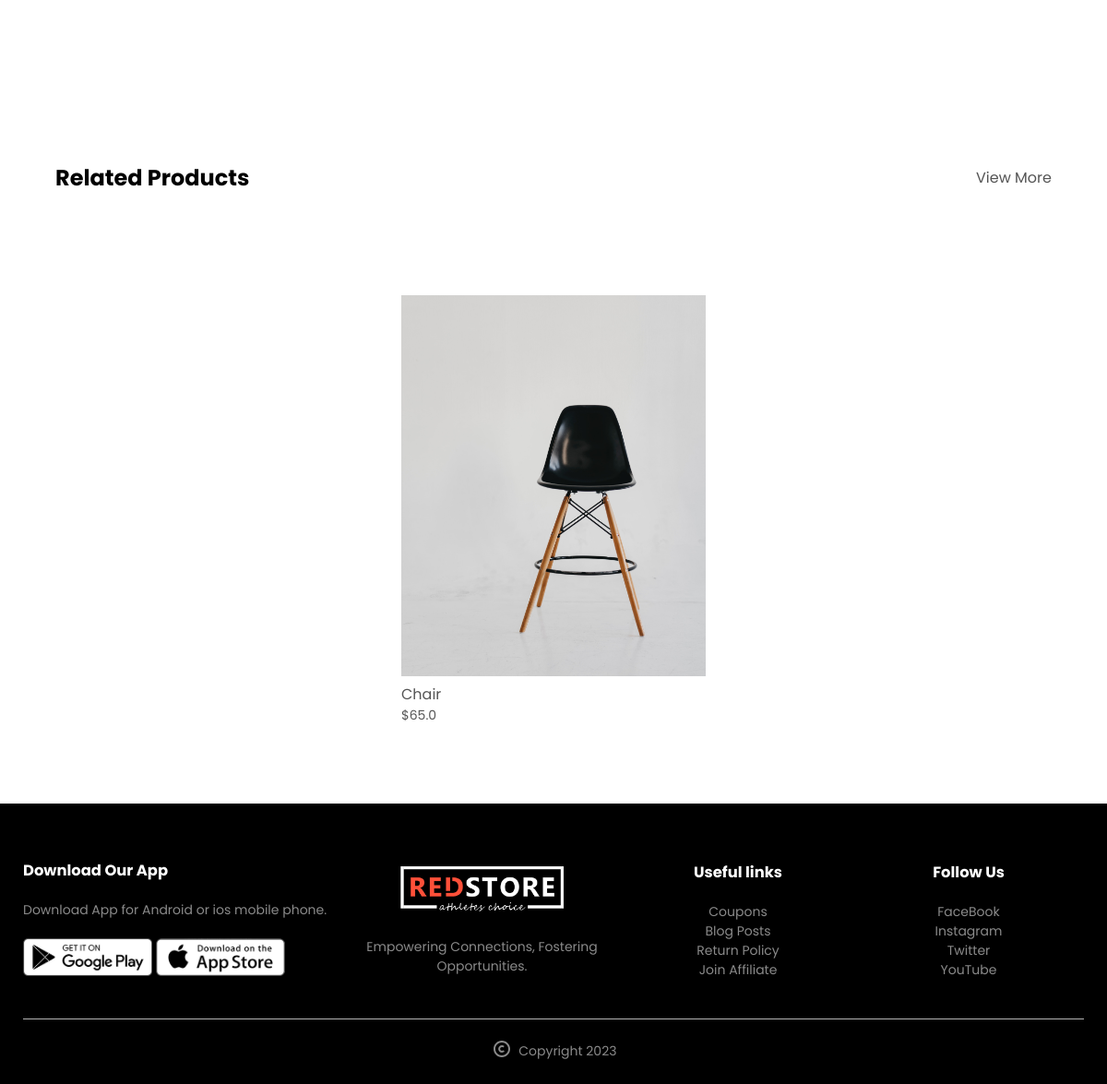
Before: /detail/4/ (lower part) with the older database file.
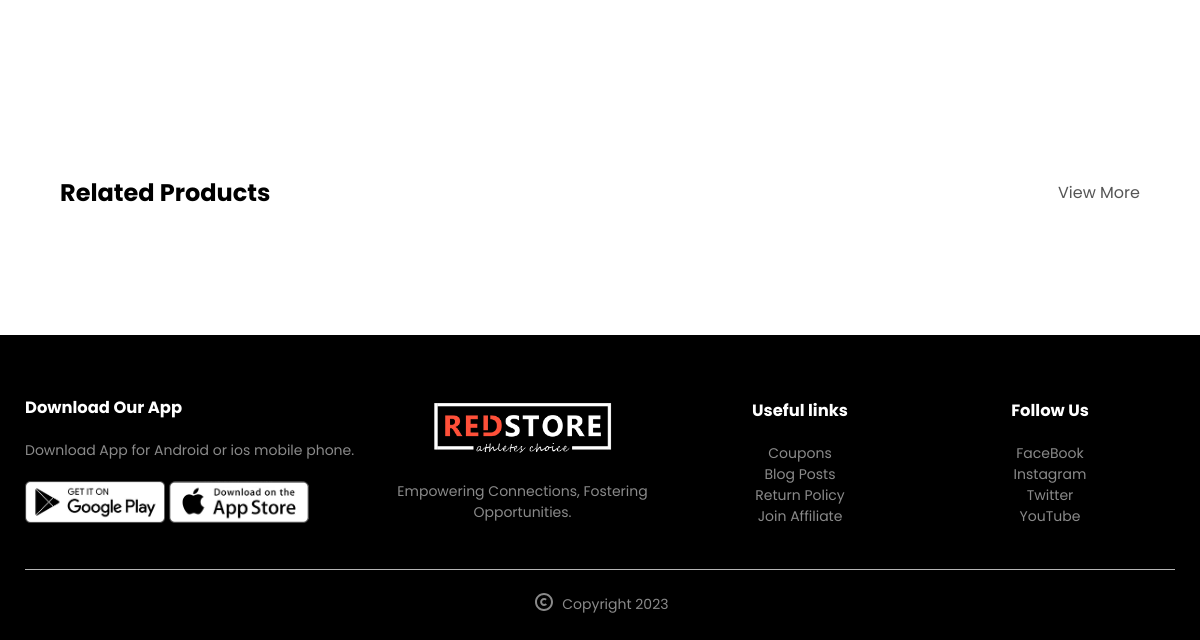
After: the same page with the newer database file.
### core/models.py (models this page shows, shortened)
class Item(models.Model):
    category = models.ForeignKey(Category, related_name='items', on_delete=models.CASCADE)
    name = models.CharField(max_length=255)
    description = models.TextField(blank=True, null=True)
    price = models.FloatField()
    is_sold = models.BooleanField(default=False)
    created_at = models.DateTimeField(auto_now_add=True)
    created_by = models.ForeignKey(User, related_name='items', on_delete=models.CASCADE)
    image1 = models.ImageField(upload_to='item_images', blank=True, null=True)
    image2 = models.ImageField(upload_to='item_images', blank=True, null=True)
    image3 = models.ImageField(upload_to='item_images', blank=True, null=True)
    image4 = models.ImageField(upload_to='item_images', blank=True, null=True)
    @property
    def imageURL1(self):
        try:
            url = self.image1.url
        except:
            url = ''
        return url
    @property
    def imageURL2(self):
        try:
            url = self.image2.url
        except:
            url = ''
        return url
    @property
    def imageURL3(self):
        try:
            url = self.image3.url
        except:
            url = ''
        return url
    @property
    def imageURL4(self):
        try:
            url = self.image4.url
        except:
            url = ''
        return url

### core/views.py (the view)
# urls.py: path('detail/<str:pk>/', views.detail, name='detail'),
def detail(request, pk):
    item = get_object_or_404(Item, pk=pk)
    related_items = Item.objects.filter(category=item.category, is_sold=False).exclude(pk=pk)[0:3]
    context = {
		'item':item,
		'related_items':related_items
	}
    return render(request, 'core/detail.html', context)

### core/models.py (called while the page is built)
    def __str__(self):
        return self.name or self.username

### core/templates/core/detail.html (shortened to what this page needs)
{% extends 'core/base.html' %}
{% block content %}
<div class="small-container single-product">
	<div class="row">
		<div class="col-2">
			<div class="small-img-row">
				<div class="small-img-col">
				</div>
				<div class="small-img-col">
				</div>
				<div class="small-img-col">
				</div>
				<div class="small-img-col">
				</div>
			</div>
		</div>
	</div>
</div>
<div class="small-container">
	<div class="row row-2">
		<h2>Related Products</h2>
		<p>View More</p>
	</div>
</div>
<div class="small-container">
		<div class="row">
		{% for item in related_items %}
			<div class="col-4">
				<img src="{{ item.imageURL1 }}" alt="">
				<h4>{{ item.name }}</h4>
				<p>${{ item.price }}</p>
			</div>
		{% endfor %}
		</div>
</div>
{% endblock %}

Changed rows visible on the page:
removed Item: imageURL1 (picture), name "Chair", price "65.0"
